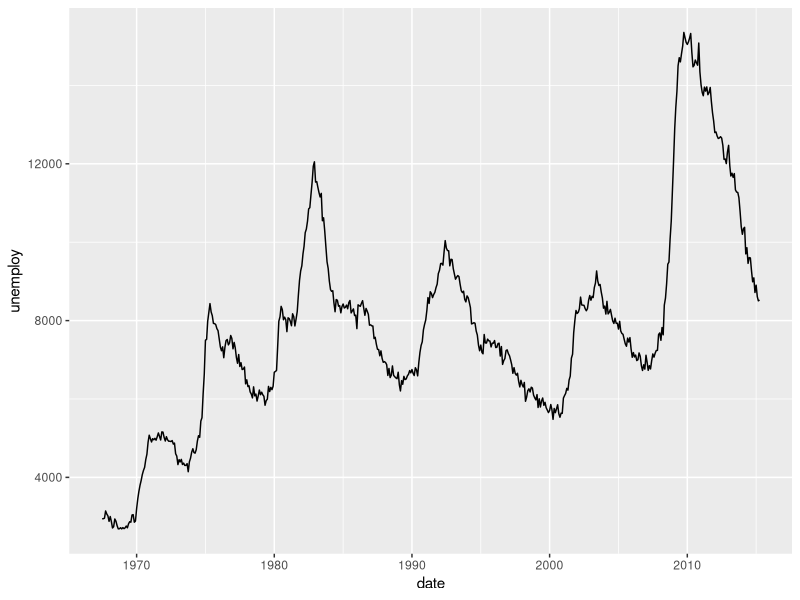
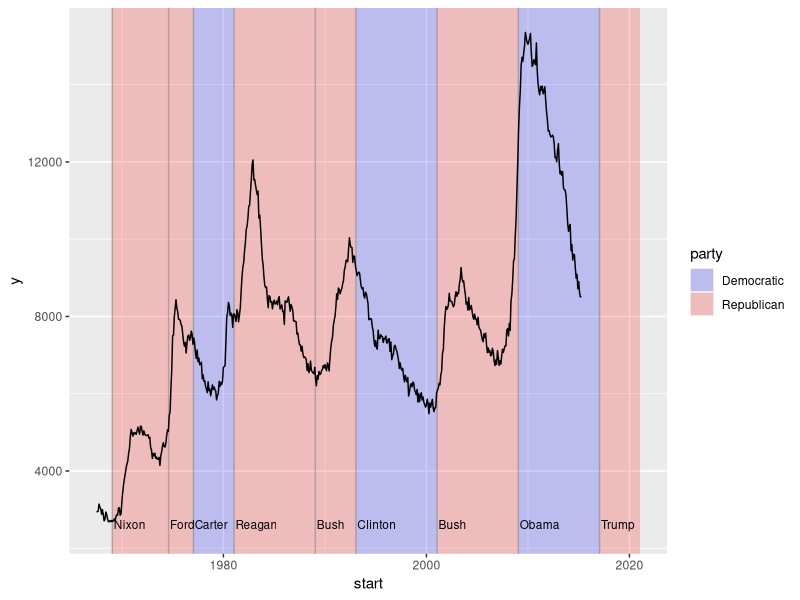
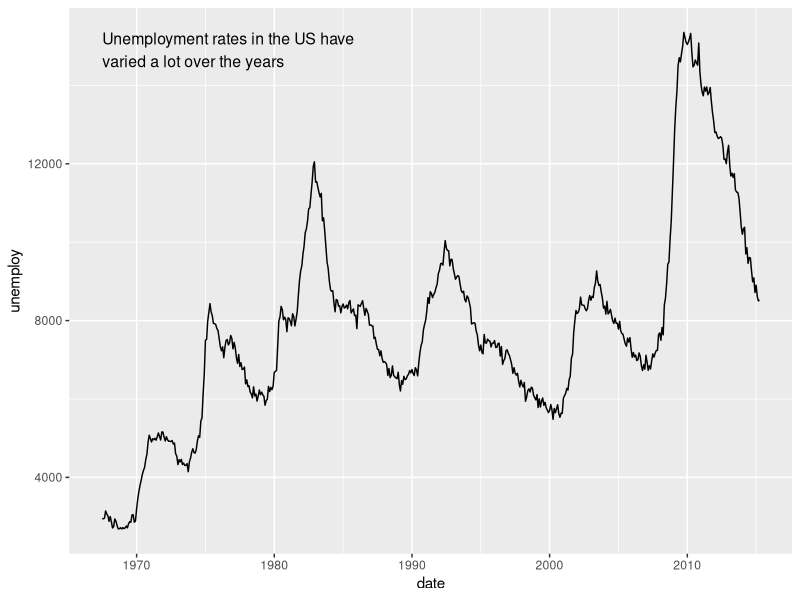
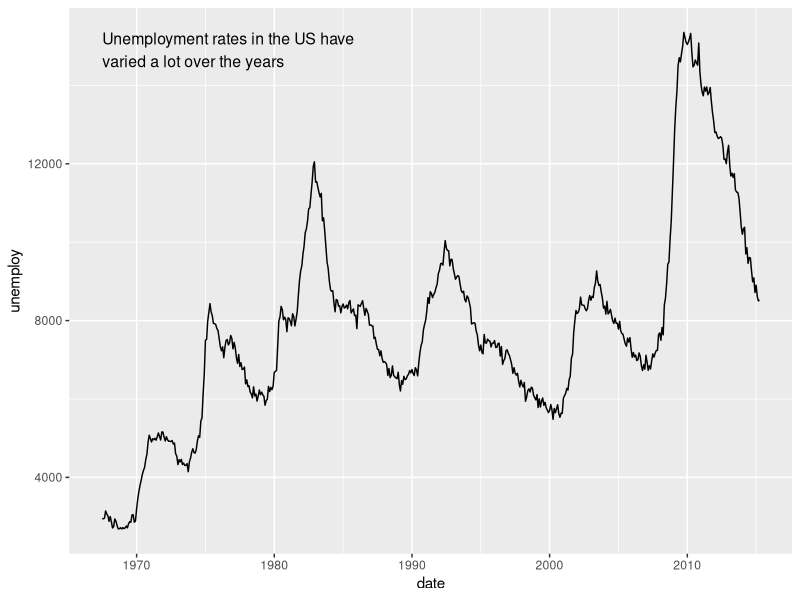

These charts were generated, in order, by the following R code: (Note: this script raises an error after producing the figures.)
library(tidyverse)
#########################################
# Annotations
##geom text() to add text descriptions or to label points Most plots will not benefit from 
#adding text to every single observation on the plot, but labelling outliers and other important 
#points is very useful.

##geom rect() to highlight interesting rectangular regions of the plot. geom rect() has 
#aesthetics xmin, xmax, ymin and ymax.

##geom line(), geom path() and geom segment() to add lines. All these geoms have an arrow parameter, 
#which allows you to place an arrowhead on the line. Create arrowheads with arrow(), 
#which has arguments angle, length, ends and type.

##geom vline(), geom hline() and geom abline() allow you to add reference lines 
#(sometimes called rules), that span the full range of the plot.
#########################################
ggplot(economics, aes(date, unemploy)) +
  geom_line()

#Annotating the above to the president in power
eco <- economics
pre <-presidential
presidential <- subset(presidential, start > economics$date[1])

ggplot(economics) +
  geom_rect(
    aes(xmin = start, xmax = end, fill = party),
    ymin = -Inf, ymax = Inf, alpha = 0.2,
    data = presidential
  ) +
  geom_vline(
    aes(xintercept = as.numeric(start)),
    data = presidential,
    colour = "grey50", alpha = 0.5
  ) +
  geom_text(
    aes(x = start, y = 2500, label = name),
    data = presidential,
    size = 3, vjust = 0, hjust = 0, nudge_x = 50
  ) +
  geom_line(aes(date, unemploy)) +
  scale_fill_manual(values = c("blue", "red"))

#adding a single annotation to a plot
yrng <- range(economics$unemploy)
xrng <- range(economics$date)
caption <- paste(strwrap("Unemployment rates in the US have
            varied a lot over the years", 40), collapse = "\n")

ggplot(economics, aes(date, unemploy)) +
  geom_line() +
  geom_text(
    aes(x, y, label = caption),
    data = data.frame(x = xrng[1], y = yrng[2], caption = caption),
    hjust = 0, vjust = 1, size = 4)


#Using the annotation helper
ggplot(economics, aes(date, unemploy)) +
  geom_line() +
  annotate("text", x = xrng[1], y = yrng[2], label = caption,
           hjust = 0, vjust = 1, size=4)


caption <- paste(strwrap("The point of interception between the mean of vline
                         and median of hline",40),collapse="\n")
ggplot(data, aes(x = x, y = y)) +
  geom_point() +  # Adding some points for context
  geom_vline(xintercept = median_y, color = "red", linetype = "dashed") + 
  geom_hline(yintercept = mean_x, color = "blue", linetype = "dashed") +
  annotate("text", y=mean_x,x=median_y,label=caption,hjust=0,vjust=1)+
  labs(title = "Using geom_vline() and hline in ggplot2",x = "X-axis",y = "Y-axis")

#Annotation: Reference line
ggplot(diamonds, aes(log10(carat), log10(price))) +
  geom_bin2d() +
  facet_wrap(~cut, nrow = 1)
#Adding a reference line
mod_coef <- coef(lm(log10(price) ~ log10(carat), data = diamonds))
ggplot(diamonds, aes(log10(carat), log10(price))) +
  geom_bin2d() +
  geom_abline(intercept = mod_coef[1], slope = mod_coef[2],
              colour = "white", size = 1) +
  facet_wrap(~cut, nrow = 1)
